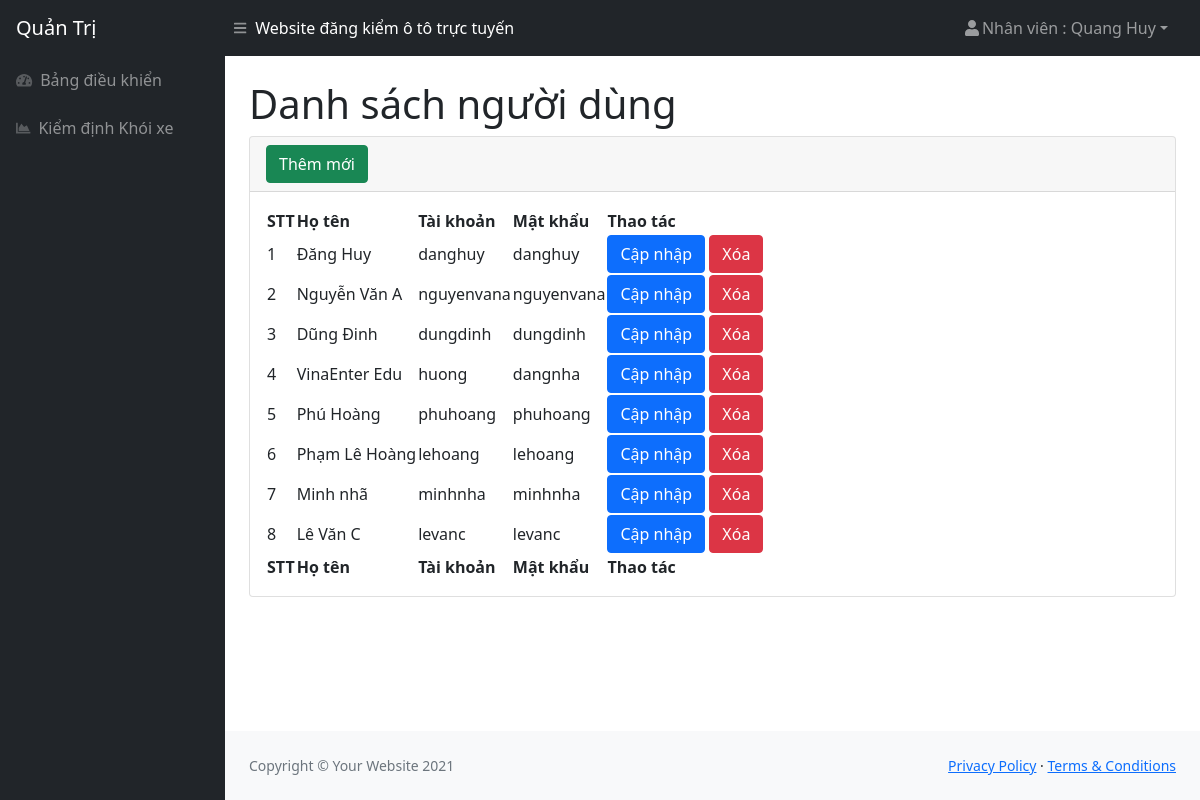
The app's page /admin/nguoidung.php (signed in) with its own data.
### tables this page shows
CREATE TABLE `user` (
  `id` int(11) NOT NULL,
  `fullname` varchar(250) NOT NULL,
  `username` varchar(250) NOT NULL,
  `password` varchar(250) NOT NULL,
  `role_id` int(11) NOT NULL,
  `chucnang` int(11) DEFAULT NULL
);

### admin/nguoidung.php (the view, shortened to what this page needs)
<!DOCTYPE html>
<html lang="en">
<head>
<?php include('inc/head.php')?>
</head>
<body class="sb-nav-fixed">
<?php include('inc/header.php')?>
    <div id="layoutSidenav">
    <?php include('inc/menu.php')?>
        <div id="layoutSidenav_content">
            <main>
                <div class="container-fluid px-4">
                    <h1 class="mt-4">Danh sách người dùng</h1>
                    <div class="card mb-4">
                        <div class="card-header">
                            <button type="button" class="btn btn-success" data-bs-toggle="modal"
                                data-bs-target="#exampleModalAdd">
                                Thêm mới
                            </button>
                        </div>
                        <div class="card-body">
                            <table id="datatablesSimple">
                                <thead>
                                    <tr>
                                        <th>STT</th>
                                        <th>Họ tên</th>
                                        <th>Tài khoản</th>
                                        <th>Mật khẩu</th>
                                        <th>Thao tác</th>
                                    </tr>
                                </thead>
                                <tfoot>
                                    <tr>
                                        <th>STT</th>
                                        <th>Họ tên</th>
                                        <th>Tài khoản</th>
                                        <th>Mật khẩu</th>
                                        <th>Thao tác</th>
                                    </tr>
                                </tfoot>
                                <tbody>
                                <?php
                                    $query = "SELECT * FROM user WHERE role_id = 2 ORDER BY id DESC";
                                    $result = mysqli_query($connect, $query);
                                    $stt = 1;
                                    while ($arUser = mysqli_fetch_array($result, MYSQLI_ASSOC)) {
                                        $idModelDel = "exampleModalDel".$arUser["id"] ;
                                        $idModelEdit = "exampleModalEdit".$arUser["id"];
                                    ?>
                                    <tr>
                                        <td><?php echo $stt ?></td>
                                        <td><?php echo $arUser["fullname"] ?></td>
                                        <td><?php echo $arUser["username"] ?></td>
                                        <td><?php echo $arUser["password"] ?></td>
                                        <td>
                                            <button type="button" class="btn btn-primary" data-bs-toggle="modal"
                                                data-bs-target="#<?php echo $idModelEdit ?>">
                                                Cập nhập
                                            </button>
                                            <button type="button" class="btn btn-danger" data-bs-toggle="modal"
                                                data-bs-target="#<?php echo $idModelDel ?>">
                                                Xóa
                                            </button>
                                        </td>
                                    </tr>
                                    <?php $stt++;} ?>
                                </tbody>
                            </table>
                        </div>
                    </div>
                </div>
            </main>
            <?php include('inc/footer.php')?>
        </div>
    </div>
</body>
</html>

### records on screen
user: fullname "Đăng Huy", username "danghuy", password "danghuy"
user: fullname "Nguyễn Văn A", username "nguyenvana", password "nguyenvana"
user: fullname "Dũng Đinh", username "dungdinh", password "dungdinh"
user: fullname "VinaEnter Edu", username "huong", password "dangnha"
user: fullname "Phú Hoàng", username "phuhoang", password "phuhoang"
user: fullname "Phạm Lê Hoàng", username "lehoang", password "lehoang"
user: fullname "Minh nhã", username "minhnha", password "minhnha"
user: fullname "Lê Văn C", username "levanc", password "levanc"

### other values on screen
$_SESSION['hoten'] "Quang Huy"
